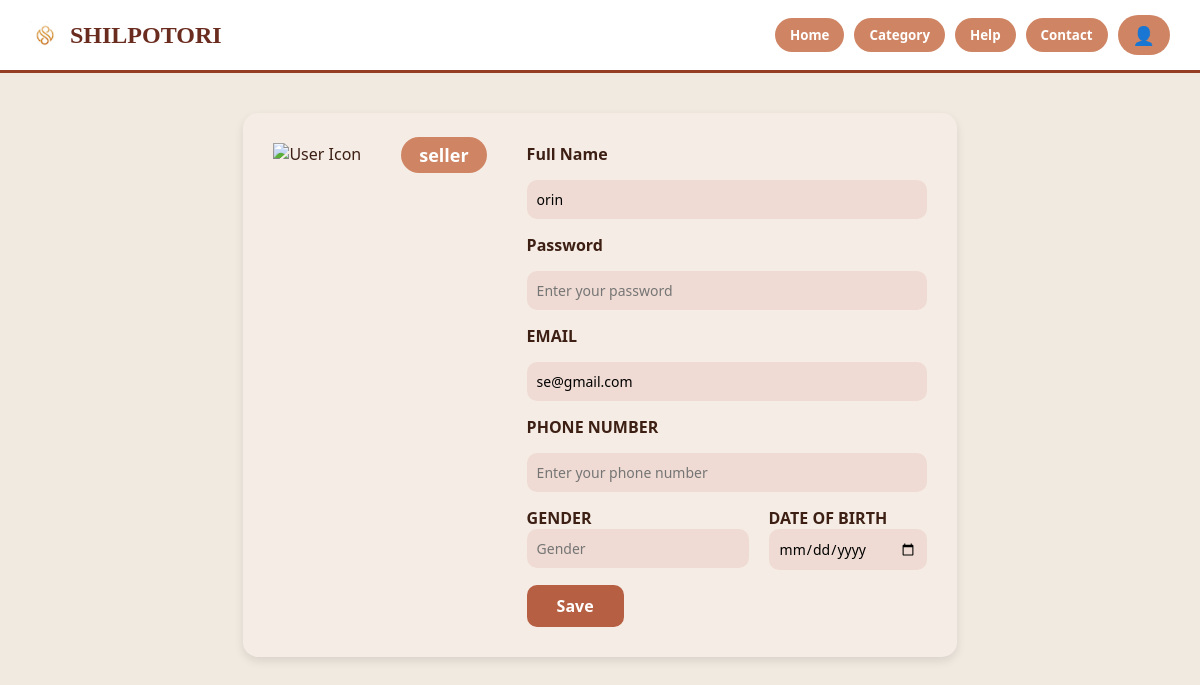
Screenshot of /profile/ (signed in) with the database file from the repository.
### users/models.py (models this page shows)
class CustomUser(AbstractUser):
    USER_TYPE_CHOICES = (
        ('buyer', 'Buyer'),
        ('seller', 'Seller'),
    )
    user_type = models.CharField(max_length=10, choices=USER_TYPE_CHOICES)

### myshop/views.py (the view, shortened to what this page needs)
# urls.py: path('profile/', views.profile_view, name='profile'),
@login_required
def profile_view(request):
    user = request.user
    try:
        profile = UserProfile.objects.get(user=user)
    except UserProfile.DoesNotExist:
        profile = None
    context = {
        'user': user,
        'profile': profile,
    }
    return render(request, 'BuyerProfile.html', context)

### myshop/templates/BuyerProfile.html (shortened to what this page needs)
{% load static %}
<!DOCTYPE html>
<html lang="en">
<head>
  <link rel="stylesheet" href="{% static 'css/profile.css' %}">
</head>
<body>
  <header>
    <div class="logo">
      <img src="{% static 'images/logo.png' %}" alt="Shilpotori Logo">
      <span class="brand-name">SHILPOTORI</span>
    </div>
    <nav>
      <button onclick="window.location.href='{% url 'main' %}'">Home</button>
      <button onclick="window.location.href='{% url 'category_list' %}'">Category</button>
      <div class="dropdown">
        <button>Help</button>
      </div>
      <div class="dropdown">
        <button>Contact</button>
      </div>
      <div class="dropdown">
        <button class="profile-icon">👤</button>
      </div>
    </nav>
  </header>
  <main class="profile-page">
    <div class="profile-container">
      <div class="profile-image">
        <img src="{% static 'images/user_placeholder.png' %}" alt="User Icon" />
      </div>
      <div class="user-role-badge" style="text-align:center; margin-bottom:15px;">
        <span style="background:#cf8564; color:white; padding:6px 18px; border-radius:20px; font-weight:bold; font-size:18px;">{{ user.user_type }}</span>
      </div>
      <form class="profile-form" method="POST" action="{% url 'profile' %}">
        <label>Full Name</label>
        <input type="text" name="full_name" value="{{ user.get_full_name }}" placeholder="Enter your full name" />
        <label>Password</label>
        <input type="password" name="password" placeholder="Enter your password" />
        <label>EMAIL</label>
        <input type="email" name="email" value="{{ user.email }}" placeholder="Enter your email" />
        <label>PHONE NUMBER</label>
        <input type="tel" name="phone_number" value="{{ profile.phone_number }}" placeholder="Enter your phone number" />
        <div class="half-fields">
          <div>
            <label>GENDER</label>
            <input type="text" name="gender" value="{{ profile.gender }}" placeholder="Gender" />
          </div>
          <div>
            <label>DATE OF BIRTH</label>
            <input type="date" name="dob" value="{{ profile.dob|date:'Y-m-d' }}" />
          </div>
        </div>
        <button type="submit" class="save-btn">Save</button>
      </form>
    </div>
  </main>
</body>
</html>

### myshop/static/css/profile.css (style rules this page uses)
* { margin: 0; padding: 0; box-sizing: border-box; font-family: 'Segoe UI', Tahoma, Geneva, Verdana, sans-serif; }
body { background-color: #f1eae1; color: #3d1f14; }
header { display: flex; justify-content: space-between; align-items: center; padding: 15px 30px; border-bottom: 3px solid #963f27; background-color: #fff; }
.logo { display: flex; align-items: center; gap: 10px; }
.logo img { width: 30px; }
.brand-name { font-family: 'Georgia', serif; font-size: 24px; font-weight: bold; color: #6b2c20; }
nav { display: flex; align-items: center; gap: 10px; }
nav button { background-color: #cf8564; border: none; color: #fff; padding: 8px 15px; border-radius: 20px; font-weight: bold; cursor: pointer; }
nav .profile-icon { font-size: 18px; }
.dropdown { position: relative; display: inline-block; }
.profile-page { padding: 40px; display: flex; justify-content: center; }
.profile-container { display: flex; align-items: flex-start; gap: 40px; background-color: #f5ede5; padding: 30px; border-radius: 15px; box-shadow: 0 4px 10px rgba(0, 0, 0, 0.1); }
.profile-image img { width: 180px; height: 180px; object-fit: contain; }
.profile-form { display: flex; flex-direction: column; gap: 15px; width: 400px; }
.profile-form label { font-weight: bold; }
.profile-form input { padding: 10px; border-radius: 10px; border: none; background-color: #efdbd3; font-size: 14px; }
.half-fields { display: flex; gap: 20px; }
.half-fields > div { flex: 1; display: flex; flex-direction: column; }
.save-btn { align-self: flex-start; padding: 10px 30px; background-color: #b65f42; color: white; border: none; border-radius: 10px; font-weight: bold; font-size: 16px; cursor: pointer; }

### rows the page displays
CustomUser: user_type "seller", full_name "orin", email "se@gmail.com"
